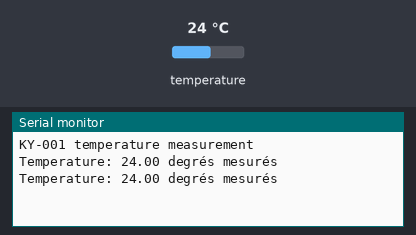
A sketch run on a simulated Arduino Uno, built with avr-gcc and run on an emulated ATmega328P. Parts: the last lines printed to the serial monitor. The test bench sets the inputs (shaded band); at power-on: temperature 24 °C.

Above: at 3.3 s.
3.4 s: temperature set to 12 °C
At 5.1 s:
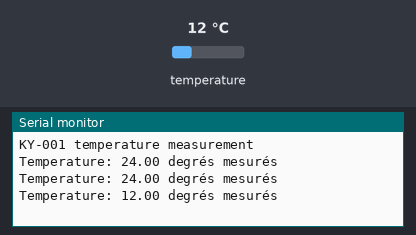
5.9 s: temperature set to 19 °C
At 7.5 s:
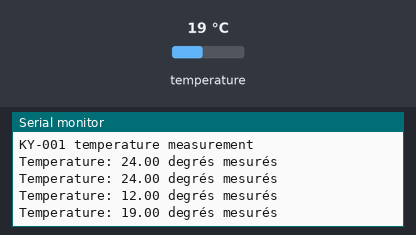
Timing chart, 0 to 9.0 s (numbered marks = the images above; inputs shaded):
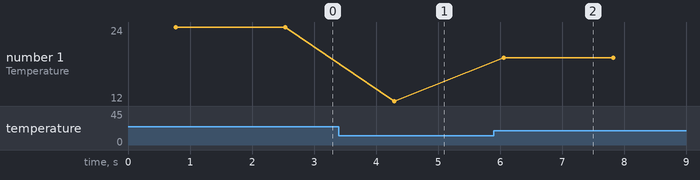

The sketch:

programme_capteur_temperature.ino
```cpp
                                                                         // importation des librairies nécéssaires
#include <DallasTemperature.h>
#include <OneWire.h>

                                                                         // déclaration de l'entrée auquel est relié le capteur de température
#define KY001_Signal_PIN 4

                                                                         // configuration des librairies pour notre utilisation
OneWire oneWire(KY001_Signal_PIN);
DallasTemperature sensors(&oneWire);


void setup() {

                                                                         // initialisation de la sortie
    Serial.begin(9600);
    Serial.println("KY-001 temperature measurement");

                                                                         // initialisation du capteur
    sensors.begin();
}

                                                                         //boucle du programme principal
void loop()
{
                                                                         // la mesure de la température va commencer...
    sensors.requestTemperatures();
                                                                         // ... et la température mesurée va être affichée
    Serial.print("Temperature: ");
    Serial.print(sensors.getTempCByIndex(0));
    Serial.println(" degrés mesurés");

    delay(1000);                                                         // 1 seconde d'intervalle entre les mesures
}
```

Measured:
- after the input at 3.4 s, the serial monitor: prints a new line after 0.90 s (image 1)
- after the input at 5.9 s, the serial monitor: prints a new line after 0.16 s (image 2)
- plotted number 1: 24 → 12 after the input at 3.4 s, 12 → 19 after the input at 5.9 s
